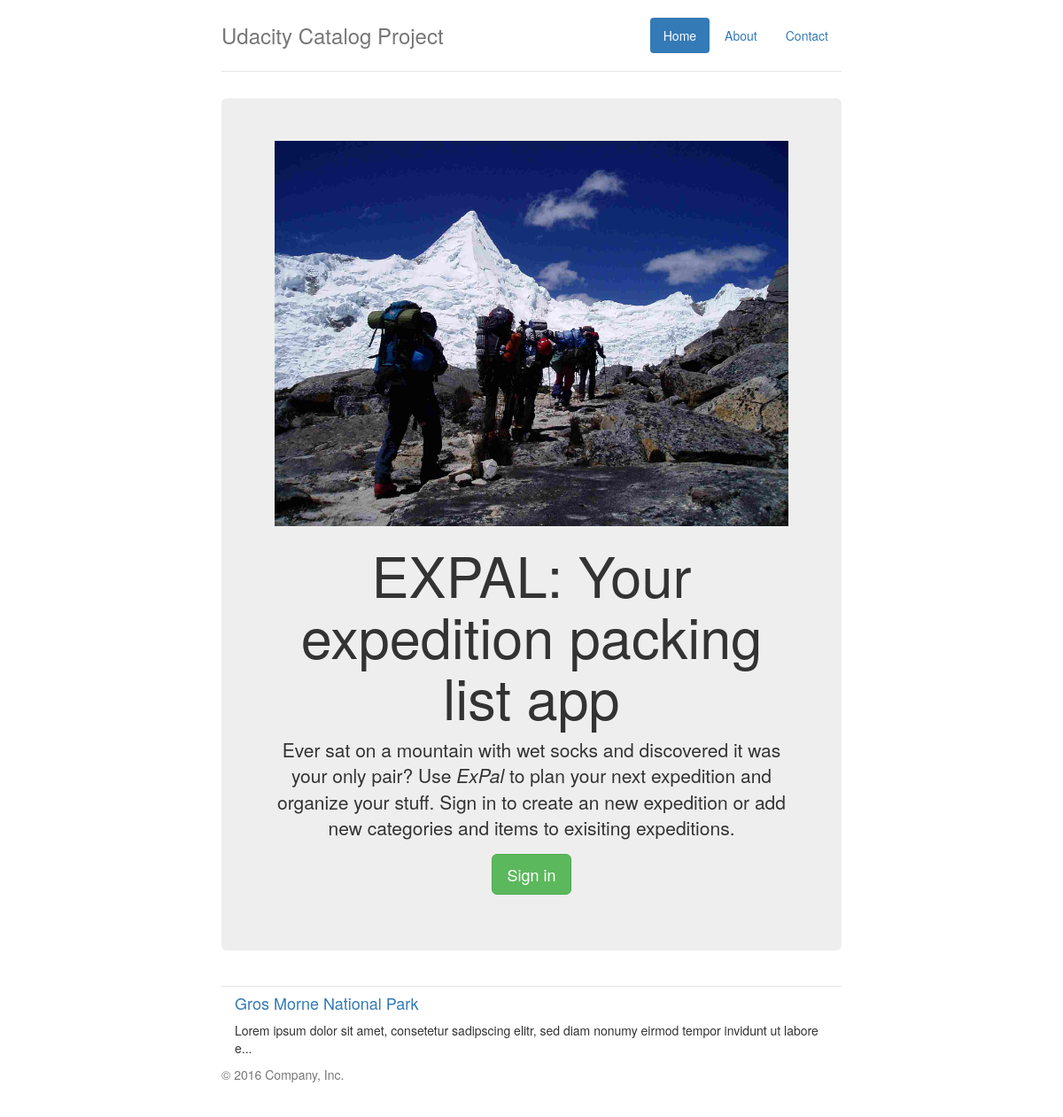
/catalog, run on the app's committed database.
### setup_database.py (models this page shows, shortened)
class Expedition(Base):
    __tablename__ = 'expeditions'
    id = Column(Integer, primary_key=True)
    title = Column(String(80), nullable=False)
    description = Column(Text, nullable=True)
    picture = Column(String(255))
    user_id = Column(Integer, ForeignKey('users.id'))
    user = relationship(User)
    category = relationship('Category', secondary=expeditions_categories,
                            back_populates='expedition')

### main.py (the view)
@app.route('/')
@app.route('/catalog')
def index():
    logged_in = True
    if 'username' not in login_session:
        logged_in = False
    expeditions = session.query(Expedition).order_by(Expedition.title)
    if expeditions is None:
        return render_template('index.html', logged_id=logged_in)
    for e in expeditions:
        print e.id
    return render_template('index.html', expeditions=expeditions,
                           logged_in=logged_in)

### templates/index.html (shortened to what this page needs)
{% extends "base.html" %}
{%block head %}
    {{ super() }}
{% endblock %}
{% block body %}
      <div class="jumbotron">
           <p><img src="{{ url_for('static', filename='img/title_index.jpg') }}" class="img-responsive"></p>
        <h1>EXPAL: Your expedition packing list app</h1>
        <p class="lead">Ever sat on a mountain with wet socks and discovered it was your only pair? Use <em>ExPal</em> to plan your next expedition and organize your stuff. Sign in to create an new expedition or add new categories and items to exisiting expeditions.</p>
        <p>
        {% if not logged_in %}
            <a class="btn btn-lg btn-success" href="{{ url_for('login') }}" role="button">Sign in</a>
        {% endif %}
        </p>
      </div>
      <div class="row marketing">
          {% if not expeditions %}
          <p>So far no expeditions have been registered please <a href="{{ url_for('login') }}">Login</a> to create a new expedition and start packing!</p>
           {% else %}
          <div class="col-lg-12">
              {% for e in expeditions %}
          <h4><a href="{{ url_for('expedition', expedition_id=e.id) }}">{{ e.title }}</a></h4>
          <p>{{ e.description|truncate(110, True) }}</p>
          {% endfor %}
              {% endif %}
      </div>
      <footer class="footer">
        <p>&copy; 2016 Company, Inc.</p>
      </footer>
    </div>
{% endblock %}

### templates/base.html (shortened to what this page needs)
<!DOCTYPE html>
<html lang="en">
  <head>
      {% block head %}
    <link href="{{ url_for('static', filename='bootstrap.min.css') }}" rel="stylesheet">
    <link href="{{ url_for('static', filename='ie10-viewport-bug-workaround.css') }}" rel="stylesheet">
    <link href="{{ url_for('static', filename='jumbotron-narrow.css') }}" rel="stylesheet">
      {% endblock %}
  </head>
  <body>
  <div class="container">
      <div class="header clearfix">
        <nav>
          <ul class="nav nav-pills pull-right">
            <li role="presentation" class="active"><a href="{{ url_for('index')}}">Home</a></li>
            <li role="presentation"><a href="#">About</a></li>
            <li role="presentation"><a href="#">Contact</a></li>
          </ul>
        </nav>
        <h3 class="text-muted">Udacity Catalog Project</h3>
      </div>
    {% block body %}
    {% endblock %}
  </body>
</html>

### static/jumbotron-narrow.css (style rules this page uses)
body { padding-top: 20px; padding-bottom: 20px; }
.header, .marketing, .footer { padding-right: 15px; padding-left: 15px; }
.header { padding-bottom: 20px; border-bottom: 1px solid #e5e5e5; }
.header h3 { margin-top: 0; margin-bottom: 0; line-height: 40px; }
.footer { padding-top: 19px; color: #777; border-top: 1px solid #e5e5e5; }
@media (min-width: 768px) { .container { max-width: 730px; } }
@media (min-width: 768px) { .jumbotron { text-align: center; border-bottom: 1px solid #e5e5e5; } }
.marketing { margin: 40px 0; }
@media screen and (min-width: 768px) { .header, .marketing, .footer { padding-right: 0; padding-left: 0; } }
@media screen and (min-width: 768px) { .header { margin-bottom: 30px; } }
@media screen and (min-width: 768px) { .jumbotron { border-bottom: 0; } }

### data on the page
Expedition: title "Gros Morne National Park", description "Lorem ipsum dolor sit amet, consetetur sadipscing elitr, sed diam nonumy eirmod tempor invidunt ut labore e..."
